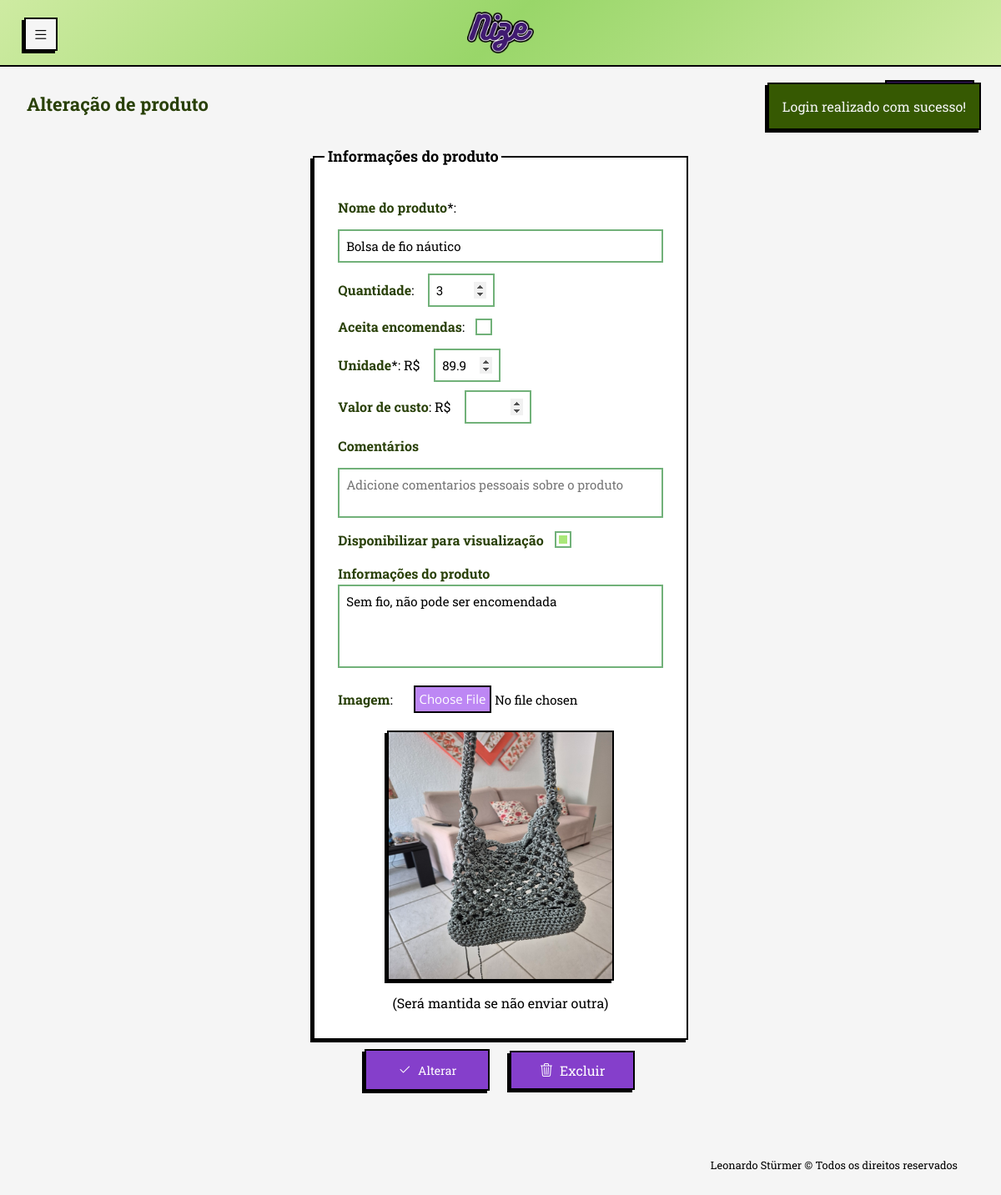
Page /php/view/produtos/alteracao_produto.php?id=14 (signed in) on the earlier database version.
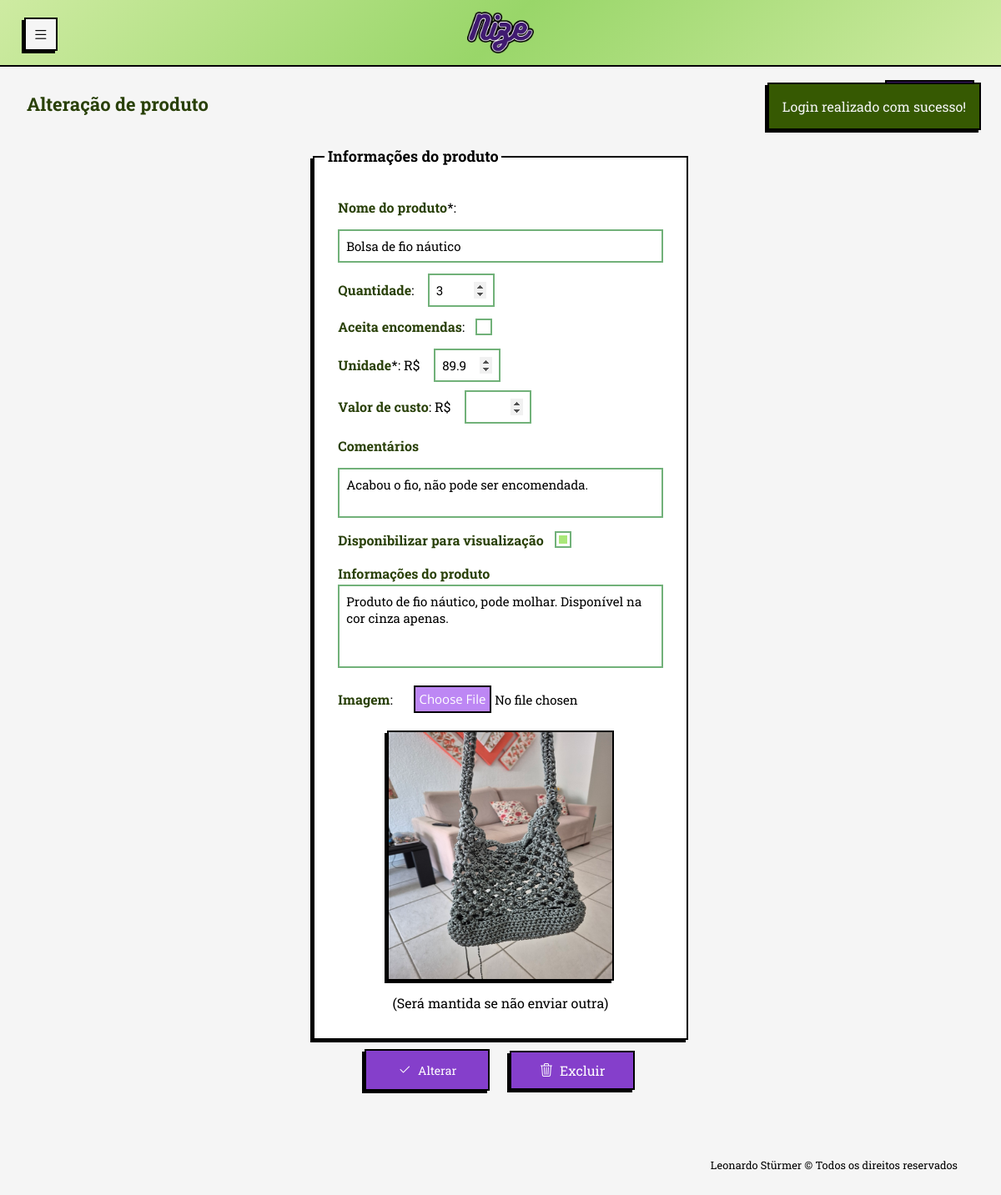
Same page on the later database version.
### tables this page shows
CREATE TABLE produtos (
            id_produto INTEGER PRIMARY KEY AUTOINCREMENT NOT NULL,
            id_usuario INTEGER NOT NULL,
            nome TEXT NOT NULL,
            valor_unitario REAL NOT NULL,
            quantidade INTEGER NULL,
            imagem TEXT NULL,
            aceita_encomenda INTEGER NULL,
            descricao TEXT NULL,
            valor_custo REAL NULL,
            aceita_visualizacao INTEGER NULL,
            created_at TIMESTAMP NOT NULL DEFAULT CURRENT_TIMESTAMP, comentario,
            FOREIGN KEY (id_usuario) REFERENCES usuario (id_usuario)
    );

### php/persistence/conexaoBanco.class.php (called while the page is built, shortened)
<?php
class ConexaoBanco extends PDO {
    private static $instancia = null;
    public static function getInstancia() {
        if (!isset(self::$instancia)) {
            try {
                $caminhoBanco = __DIR__ . '/nize_database.db';
                $dsn = "sqlite:" . $caminhoBanco;
                self::$instancia = new ConexaoBanco($dsn, null, null);
                self::$instancia->setAttribute(PDO::ATTR_ERRMODE, PDO::ERRMODE_EXCEPTION);
                self::$instancia->setAttribute(PDO::ATTR_DEFAULT_FETCH_MODE, PDO::FETCH_ASSOC);
            } catch (PDOException $e) {
                $msg_erro = urlencode("Erro ao conectar com o banco SQLite: " . $e->getMessage());
                header("location:../view/general/erro.php?msg=" . $msg_erro);
                exit;
            }
        }
        return self::$instancia;
    }
}

### php/dao/produtodao.class.php (called while the page is built, shortened)
<?php
require_once __DIR__ . '/../persistence/conexaoBanco.class.php';
class ProdutoDAO{
    private $conexao;
    public function __construct() {
        $this-> conexao = ConexaoBanco::getInstancia();
    }
    public function buscarPorId($id){
        try {
            $sql = $this->conexao->prepare("SELECT * FROM produtos WHERE id_produto = :id");
            $sql->bindValue(":id", $id);
            $sql->execute();
            return $sql->fetch(PDO::FETCH_ASSOC);
        } catch (PDOException $e) {
            $_SESSION['msg'] = "<p class='error-msg'>Erro ao buscar ID: " . $e->getMessage() . "</p>";
        }
    }
}

### php/view/produtos/alteracao_produto.php (the view, shortened to what the changed rows need)
<?php
require_once '../../dao/produtodao.class.php';
$id_produto = $_GET['id'] ?? null;
$produtoDAO = new ProdutoDAO();
$produto = $produtoDAO->buscarPorId($id_produto);
?>
<!DOCTYPE html>
<html lang="pt-br">
<head>
  <link rel="stylesheet" href="../../../css/normalize.css">
  <link rel="stylesheet" href="../../../css/query.css">
  <link rel="stylesheet" href="../../../css/style.css">
  <link rel="stylesheet" href="../../../css/sidebar.css">
  <link rel="stylesheet" href="https://cdn.jsdelivr.net/npm/bootstrap-icons@1.13.1/font/bootstrap-icons.min.css">
</head>
<body>
  <main class='conteudo-pagina'>
    <div class="internal-nav">
      <div class="internal-nav-links">
        <h1>Alteração de produto</h1>
      </div>
    </div>
    <?php
    if ($produto['aceita_visualizacao'] !== 1) {
      $checkVisualizacao = "";
    } else {
      $checkVisualizacao = "checked";
    }
    ?>
    <form action="../../controller/produtoControle.php?op=alterar&id=<?php echo $produto['id_produto'] ?>" method="post" enctype="multipart/form-data" class="form-cadastro-produto">
      <fieldset id="products-form">
        <div class="inner-products-form">
          <label><strong>Nome do produto</strong>*:</label>
          <input type="text" id="nomeProduto" name="nomeProduto" class="input-produto alt-nome-produto" value="<?php echo htmlspecialchars($produto['nome']); ?>" autocomplete="off" required>
          <div class="div-inner-products">
            <label><strong>Quantidade</strong>:
              <input type="number"  step="1" min="0" onkeydown="return ['Backspace', 'Delete', 'ArrowLeft', 'ArrowRight'].includes(event.key) || !isNaN(Number(event.key))" id="quantidadeProduto" name="quantidadeProduto" class="input-produto" value="<?php echo htmlspecialchars($produto['quantidade']); ?>" maxlength="3" autocomplete="off">
            </label>
            <label class="checkbox-acc" for="">
            </label>
          </div>
          <div class="div-inner-products">
            <label><strong>Unidade</strong>*: R$
              <input type="number" min="0" id="valorUnitario" name="valorUnitario" step="0.10" class="input-produto" value="<?php echo htmlspecialchars($produto['valor_unitario']); ?>" autocomplete="off" required>
            </label>
            <label><strong>Valor de custo</strong>: R$
            </label>
          </div>
          <label class="comentario-produtos" for="comentarioProduto">
            <strong>Comentários</strong>
          </label>
          <textarea name="comentarioProduto" id="comentarioProduto" placeholder="Adicione comentarios pessoais sobre o produto" class="input-produto" autocomplete="off"><?php echo htmlspecialchars($produto['comentario']); ?></textarea>
          <label class="checkbox-acc" for="">
            <strong>Disponibilizar para visualização</strong>
              <input type="checkbox" id="aceitaVisualizacao" name="aceitaVisualizacao" class="input-produto" value="1" autocomplete="off" <?php echo " $checkVisualizacao";?>>
          </label>
          <label class="descricao-produtos" for="descricaoProduto">
            <strong>Informações do produto</strong>
            <textarea name="descricaoProduto" id="descricaoProduto" class="input-produto" autocomplete="off"><?php echo htmlspecialchars($produto['descricao']); ?></textarea>
          </label>
          <label><strong>Imagem</strong>:
            <input type="file" name="imagemProduto" id="imagemProduto" class="input-produto" accept=".png, .jpg">
          </label>
          <?php if (!empty($produto['imagem'])): ?>
            <?php echo "<img src='../../persistence/uploads/" . htmlspecialchars($produto['imagem']) . "' alt='imagem do produto' class='img-produtos img-alt-produto'>" ?>
            <span class="span-alt-img">(Será mantida se não enviar outra)</span>
          <?php else: ?>
            <span>Nenhuma imagem</span>
          <?php endif; ?>
        </div>
      </fieldset>
    </form>
  </main>
</body>
</html>

Differences in the rows shown:
changed produtos "Bolsa de fio náutico": comentarioProduto (not shown) → "Acabou o fio, não pode ser encomendada."; descricaoProduto "Sem fio, não pode ser encomendada" → "Produto de fio náutico, pode molhar. Disponível na cor cinza apenas."
